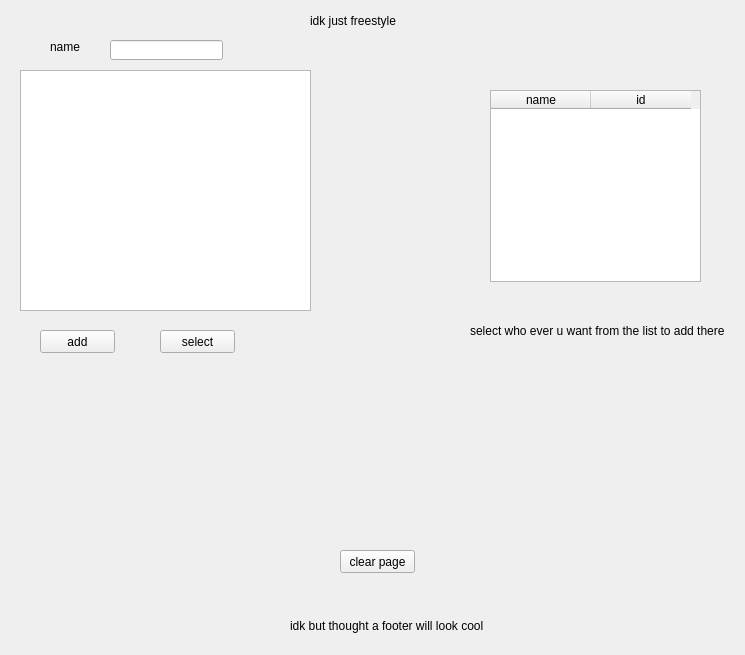
<?xml version="1.0" encoding="UTF-8"?>
<ui version="4.0">
 <class>Form</class>
 <widget class="QWidget" name="Form">
  <property name="geometry">
   <rect>
    <x>0</x>
    <y>0</y>
    <width>745</width>
    <height>655</height>
   </rect>
  </property>
  <property name="windowTitle">
   <string>Form</string>
  </property>
  <widget class="QLabel" name="label">
   <property name="geometry">
    <rect>
     <x>50</x>
     <y>40</y>
     <width>47</width>
     <height>13</height>
    </rect>
   </property>
   <property name="text">
    <string>name</string>
   </property>
  </widget>
  <widget class="QListWidget" name="li">
   <property name="geometry">
    <rect>
     <x>20</x>
     <y>70</y>
     <width>291</width>
     <height>241</height>
    </rect>
   </property>
  </widget>
  <widget class="QLineEdit" name="name">
   <property name="geometry">
    <rect>
     <x>110</x>
     <y>40</y>
     <width>113</width>
     <height>20</height>
    </rect>
   </property>
  </widget>
  <widget class="QLabel" name="label_3">
   <property name="geometry">
    <rect>
     <x>470</x>
     <y>290</y>
     <width>291</width>
     <height>81</height>
    </rect>
   </property>
   <property name="text">
    <string>select who ever u want from the list to add there </string>
   </property>
  </widget>
  <widget class="QTableWidget" name="tab">
   <property name="geometry">
    <rect>
     <x>490</x>
     <y>90</y>
     <width>211</width>
     <height>192</height>
    </rect>
   </property>
   <column>
    <property name="text">
     <string>name</string>
    </property>
   </column>
   <column>
    <property name="text">
     <string>id</string>
    </property>
   </column>
  </widget>
  <widget class="QPushButton" name="add">
   <property name="geometry">
    <rect>
     <x>40</x>
     <y>330</y>
     <width>75</width>
     <height>23</height>
    </rect>
   </property>
   <property name="text">
    <string>add</string>
   </property>
  </widget>
  <widget class="QPushButton" name="res">
   <property name="geometry">
    <rect>
     <x>340</x>
     <y>550</y>
     <width>75</width>
     <height>23</height>
    </rect>
   </property>
   <property name="text">
    <string>clear page</string>
   </property>
  </widget>
  <widget class="QPushButton" name="se">
   <property name="geometry">
    <rect>
     <x>160</x>
     <y>330</y>
     <width>75</width>
     <height>23</height>
    </rect>
   </property>
   <property name="text">
    <string>select</string>
   </property>
  </widget>
  <widget class="QLabel" name="label_2">
   <property name="geometry">
    <rect>
     <x>310</x>
     <y>10</y>
     <width>151</width>
     <height>21</height>
    </rect>
   </property>
   <property name="text">
    <string>idk just freestyle</string>
   </property>
  </widget>
  <widget class="QLabel" name="label_4">
   <property name="geometry">
    <rect>
     <x>290</x>
     <y>610</y>
     <width>471</width>
     <height>31</height>
    </rect>
   </property>
   <property name="text">
    <string>idk but thought a footer will look cool</string>
   </property>
  </widget>
 </widget>
 <resources/>
 <connections/>
</ui>
